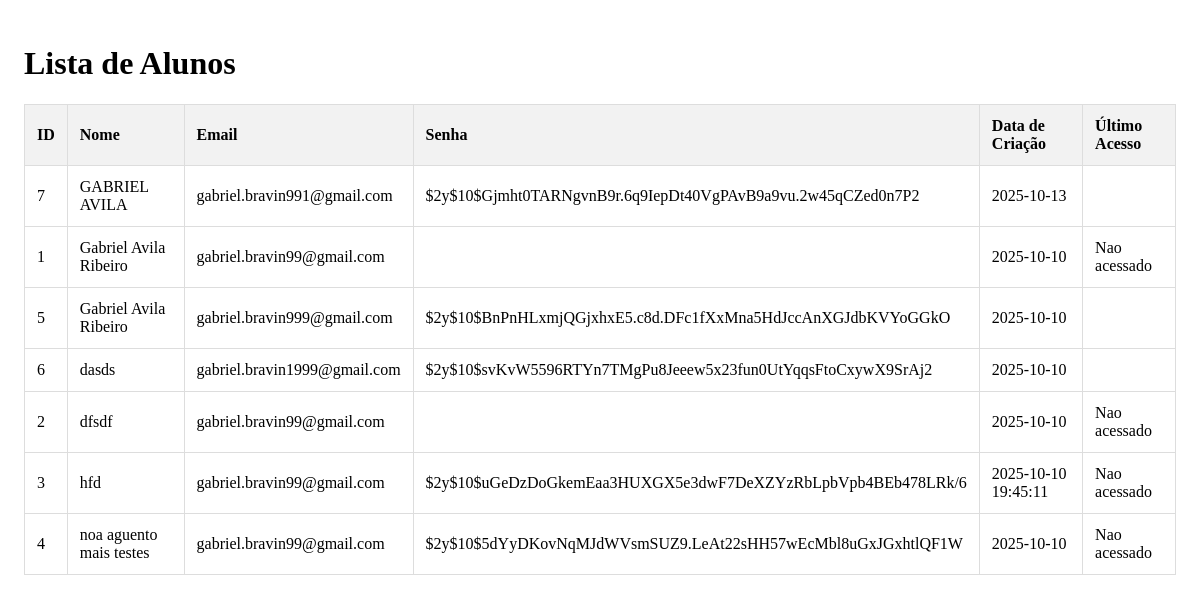
/paginaListarAlunos.php, run on an earlier commit of the app's database.
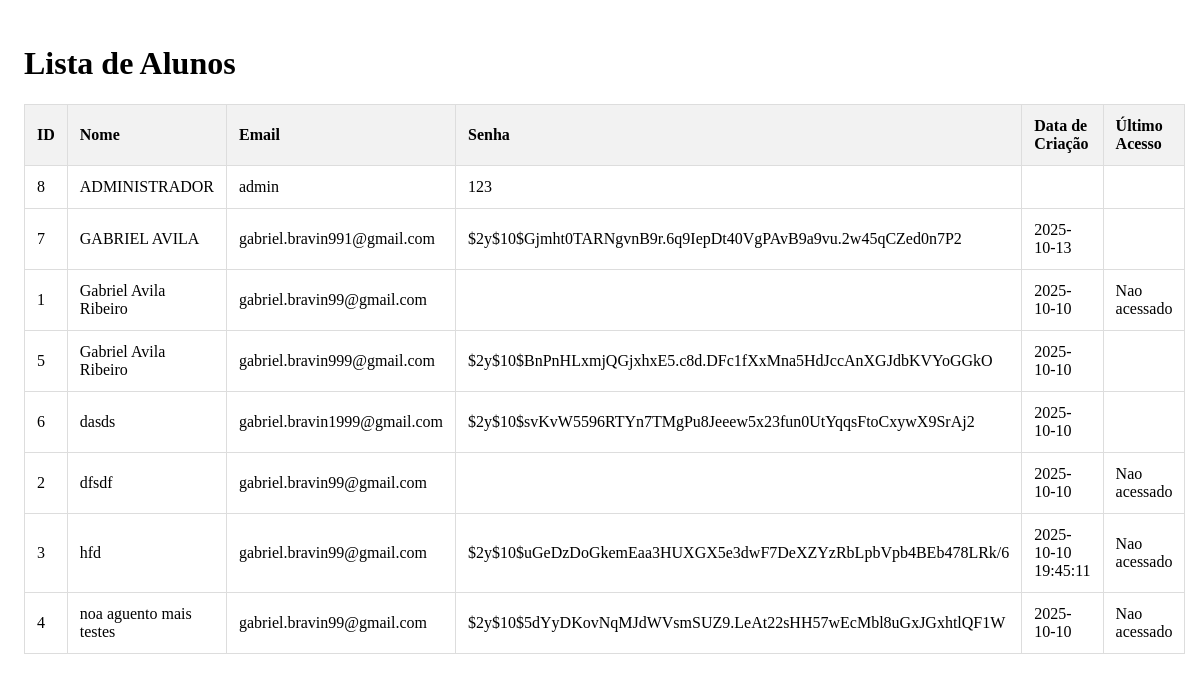
And on a later commit of the database.
### tables this page shows
CREATE TABLE usuarios (
    id INTEGER PRIMARY KEY AUTOINCREMENT,
    nome TEXT ,
    email TEXT ,
    senha TEXT ,
    data_criacao TIMESTAMP DEFAULT CURRENT_TIMESTAMP,
    data_ultimo_acesso TIMESTAMP
);

### paginaListarAlunos.php (the view, shortened to what this page needs)
<?php
try {
    $db_file = __DIR__ . '/banco.sqlite';
    $pdo = new PDO("sqlite:$db_file");
    $sql = 'SELECT nome, id, email, senha, data_criacao, data_ultimo_acesso FROM usuarios ORDER BY nome';
    $stmt = $pdo->prepare($sql);
    $stmt->execute();
    $alunos = $stmt->fetchAll(PDO::FETCH_ASSOC);
} catch (PDOException $e) {
    die("Erro ao carregar os dados dos alunos: " . $e->getMessage());
}
?>
<!DOCTYPE html>
<html lang="pt-BR">
<head>
</head>
<body>
    <h1>Lista de Alunos</h1>
    <table class="tabela-alunos">
        <thead>
            <tr>
                <th>ID</th>
                <th>Nome</th>
                <th>Email</th>
                <th>Senha</th>
                <th>Data de Criação</th>
                <th>Último Acesso</th>
            </tr>
        </thead>
        <tbody>
            <?php if (count($alunos) > 0): ?>
                <?php foreach ($alunos as $aluno): ?>
                    <tr>
                        <td><?php echo htmlspecialchars($aluno['id']); ?></td>
                        <td><?php echo htmlspecialchars($aluno['nome']); ?></td>
                        <td><?php echo htmlspecialchars($aluno['email']); ?></td>
                        <td><?php echo htmlspecialchars($aluno['senha']); ?></td>
                        <td><?php echo htmlspecialchars($aluno['data_criacao'] ?? ''); ?></td>
                        <td><?php echo htmlspecialchars($aluno['data_ultimo_acesso'] ?? ''); ?></td>
                    </tr>
                <?php endforeach; ?>
            <?php else: ?>
                <tr>
                    <td colspan="6">Nenhum aluno encontrado no banco de dados.</td>
                </tr>
            <?php endif; ?>
        </tbody>
    </table>
</body>
</html>

### paginaListarAlunos.php (style rules this page uses)
body { background-color: transparent; padding: 1rem; }
.tabela-alunos { width: 100%; border-collapse: collapse; }
.tabela-alunos th, .tabela-alunos td { border: 1px solid #ddd; padding: 12px; text-align: left; }
.tabela-alunos th { background-color: #f2f2f2; }

What changed in the data, as far as the page shows it:
added usuarios: id "8", nome "ADMINISTRADOR", email "admin", senha "123"
